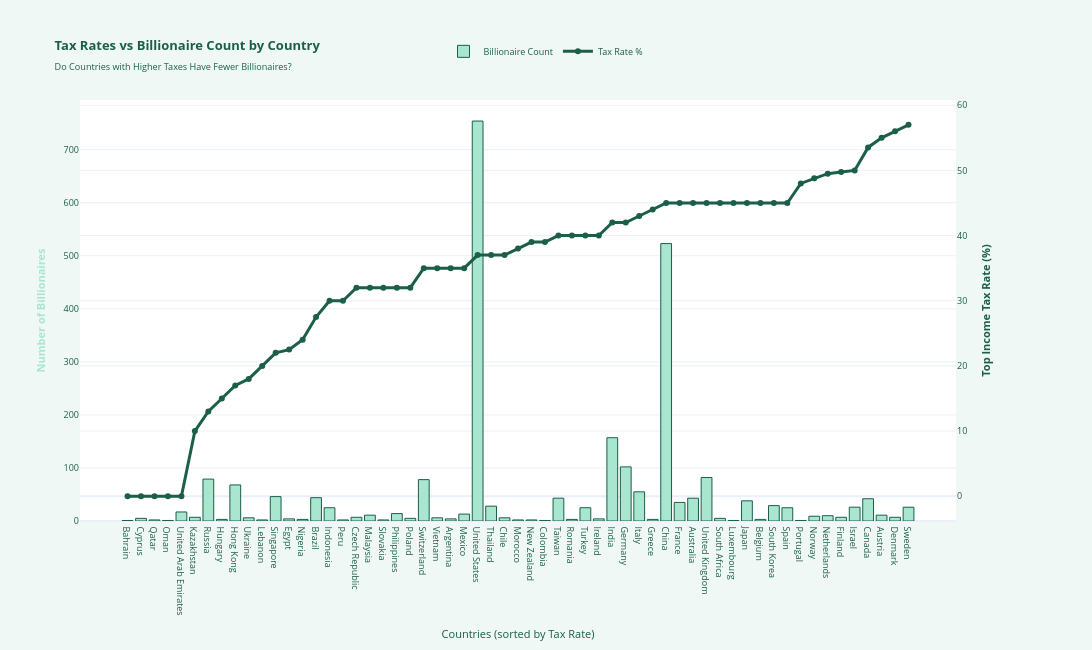

The notebook cell this image was saved under:
### Code cell
# Visualization 4: Dual Comparison - Tax Rates grouped by Billionaire Output
tax_sorted = tax_analysis.sort_values('Top_Tax_Rate')

fig_tax4 = make_subplots(
    rows=1, cols=1,
    specs=[[{"secondary_y": True}]]
)

# Add bars for billionaire count
fig_tax4.add_trace(
    go.Bar(
        x=tax_sorted['Country'],
        y=tax_sorted['Billionaire_Count'],
        name='Billionaire Count',
        marker=dict(color='#A8E6CF', line=dict(color='#1B5E4A', width=1)),
        hovertemplate='<b>%{x}</b><br>Billionaires: %{y:.0f}<extra></extra>'
    ),
    secondary_y=False,
)

# Add line for tax rate
fig_tax4.add_trace(
    go.Scatter(
        x=tax_sorted['Country'],
        y=tax_sorted['Top_Tax_Rate'],
        name='Tax Rate %',
        mode='lines+markers',
        line=dict(color='#1B5E4A', width=3),
        marker=dict(size=6, color='#1B5E4A', symbol='circle'),
        hovertemplate='<b>%{x}</b><br>Tax: %{y:.1f}%<extra></extra>'
    ),
    secondary_y=True,
)

fig_tax4.update_xaxes(title_text="Countries (sorted by Tax Rate)")
fig_tax4.update_yaxes(title_text="<b style='color:#A8E6CF'>Number of Billionaires</b>", secondary_y=False)
fig_tax4.update_yaxes(title_text="<b style='color:#1B5E4A'>Top Income Tax Rate (%)</b>", secondary_y=True)

fig_tax4.update_layout(
    title_text='<b>Tax Rates vs Billionaire Count by Country</b><br>' +
               '<sub>Do Countries with Higher Taxes Have Fewer Billionaires?</sub>',
    height=650,
    width=1400,
    template='plotly_white',
    font=dict(size=9, color='#1B5E4A'),
    paper_bgcolor='#F0F8F5',
    plot_bgcolor='#FFFFFF',
    hovermode='x unified',
    legend=dict(x=0.5, y=1.15, orientation='h', xanchor='center', yanchor='top'),
    margin=dict(b=120)
)

fig_tax4.show()

print("\n💼 COMPARATIVE INSIGHTS:")
print(f"  • Correlation between Tax Rate and Count: {correlation_tax:.3f}")
print(f"  • Countries with tax ≤ 15%: {len(tax_analysis[tax_analysis['Top_Tax_Rate'] <= 15])} countries, {tax_analysis[tax_analysis['Top_Tax_Rate'] <= 15]['Billionaire_Count'].sum():.0f} billionaires")
print(f"  • Countries with tax ≥ 45%: {len(tax_analysis[tax_analysis['Top_Tax_Rate'] >= 45])} countries, {tax_analysis[tax_analysis['Top_Tax_Rate'] >= 45]['Billionaire_Count'].sum():.0f} billionaires")

### Figure 1 — Plotly figure (JSON) as saved in the notebook; plotly's stock layout.template omitted (floating-point values rounded to 4 significant figures)
{"data": [{"hovertemplate": "<b>%{x}</b><br>Billionaires: %{y:.0f}<extra></extra>", "marker": {"color": "#A8E6CF", "line": {"color": "#1B5E4A", "width": 1}}, "name": "Billionaire Count", "type": "bar", "x": ["Bahrain", "Cyprus", "Qatar", "Oman", "United Arab Emirates", "Kazakhstan", "Russia", "Hungary", "Hong Kong", "Ukraine", "Lebanon", "Singapore", "Egypt", "Nigeria", "Brazil", "Indonesia", "Peru", "Czech Republic", "Malaysia", "Slovakia", "Philippines", "Poland", "Switzerland", "Vietnam", "Argentina", "Mexico", "United States", "Thailand", "Chile", "Morocco", "New Zealand", "Colombia", "Taiwan", "Romania", "Turkey", "Ireland", "India", "Germany", "Italy", "Greece", "China", "France", "Australia", "United Kingdom", "South Africa", "Luxembourg", "Japan", "Belgium", "South Korea", "Spain", "Portugal", "Norway", "Netherlands", "Finland", "Israel", "Canada", "Austria", "Denmark", "Sweden"], "xaxis": "x", "y": [1, 5, 2, 1, 17, 7, 79, 3, 68, 6, 2, 46, 4, 3, 44, 25, 2, 7, 11, 2, 14, 5, 78, 6, 4, 13, 754, 28, 6, 2, 2, 1, 43, 3, 25, 4, 157, 102, 55, 3, 523, 35, 43, 82, 5, 1, 38, 3, 29, 25, 1, 9, 10, 7, 26, 42, 11, 7, 26], "yaxis": "y"}, {"hovertemplate": "<b>%{x}</b><br>Tax: %{y:.1f}%<extra></extra>", "line": {"color": "#1B5E4A", "width": 3}, "marker": {"color": "#1B5E4A", "size": 6, "symbol": "circle"}, "mode": "lines+markers", "name": "Tax Rate %", "type": "scatter", "x": ["Bahrain", "Cyprus", "Qatar", "Oman", "United Arab Emirates", "Kazakhstan", "Russia", "Hungary", "Hong Kong", "Ukraine", "Lebanon", "Singapore", "Egypt", "Nigeria", "Brazil", "Indonesia", "Peru", "Czech Republic", "Malaysia", "Slovakia", "Philippines", "Poland", "Switzerland", "Vietnam", "Argentina", "Mexico", "United States", "Thailand", "Chile", "Morocco", "New Zealand", "Colombia", "Taiwan", "Romania", "Turkey", "Ireland", "India", "Germany", "Italy", "Greece", "China", "France", "Australia", "United Kingdom", "South Africa", "Luxembourg", "Japan", "Belgium", "South Korea", "Spain", "Portugal", "Norway", "Netherlands", "Finland", "Israel", "Canada", "Austria", "Denmark", "Sweden"], "xaxis": "x", "y": [0.0, 0.0, 0.0, 0.0, 0.0, 10.0, 13.0, 15.0, 17.0, 18.0, 20.0, 22.0, 22.5, 24.0, 27.5, 30.0, 30.0, 32.0, 32.0, 32.0, 32.0, 32.0, 35.0, 35.0, 35.0, 35.0, 37.0, 37.0, 37.0, 38.0, 39.0, 39.0, 40.0, 40.0, 40.0, 40.0, 42.0, 42.0, 43.0, 44.0, 45.0, 45.0, 45.0, 45.0, 45.0, 45.0, 45.0, 45.0, 45.0, 45.0, 48.0, 48.8, 49.5, 49.75, 50.0, 53.53, 55.0, 56.0, 57.0], "yaxis": "y2"}], "layout": {"font": {"color": "#1B5E4A", "size": 9}, "height": 650, "hovermode": "x unified", "legend": {"orientation": "h", "x": 0.5, "xanchor": "center", "y": 1.15, "yanchor": "top"}, "margin": {"b": 120}, "paper_bgcolor": "#F0F8F5", "plot_bgcolor": "#FFFFFF", "title": {"text": "<b>Tax Rates vs Billionaire Count by Country</b><br><sub>Do Countries with Higher Taxes Have Fewer Billionaires?</sub>"}, "width": 1400, "xaxis": {"anchor": "y", "domain": [0, 0.94], "title": {"text": "Countries (sorted by Tax Rate)"}}, "yaxis": {"anchor": "x", "domain": [0, 1], "title": {"text": "<b style='color:#A8E6CF'>Number of Billionaires</b>"}}, "yaxis2": {"anchor": "x", "overlaying": "y", "side": "right", "title": {"text": "<b style='color:#1B5E4A'>Top Income Tax Rate (%)</b>"}}}}
